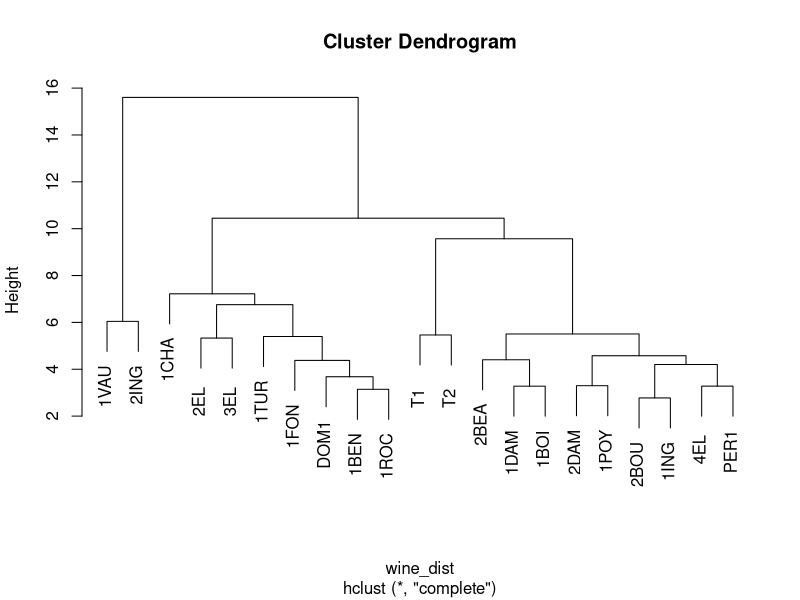
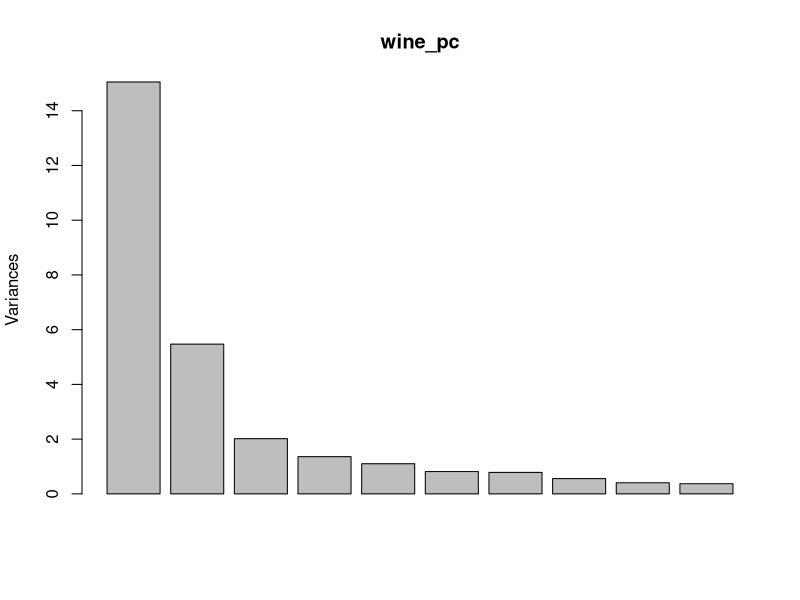
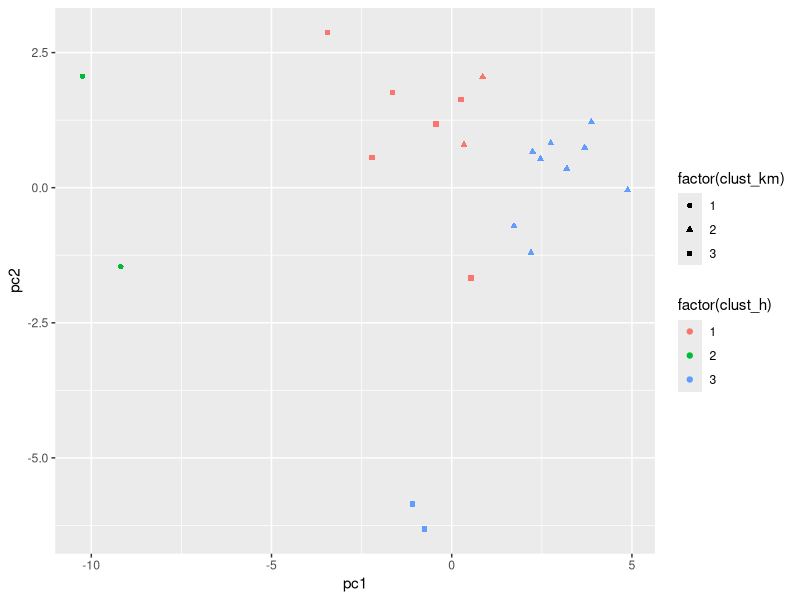

Source code (R) for these figures, in order:
library(tidyverse) # манипуляции с данными
library(FactoMineR) # отсюда возьмем набор данных wine

data(wine) # активируем набор данных wine
glimpse(wine) # смотрим на количество наблюдений...

# удаляем категориальные переменные:
wine_num <- select(wine, -Label, -Soil)

# отмасштабируем!
wine_scaled <- scale(wine_num)

# считаем расстояния между каждой парой наблюдений:
wine_dist <- dist(wine_scaled)
# строим дендрограмму
wine_hclust <- hclust(wine_dist)
plot(wine_hclust)
# вытащим 3 кластера с дерева:
clust <- cutree(wine_hclust, 3)
clust

# делаем кластеризацию k средних
set.seed(18)
wine_3clust <- kmeans(wine_scaled, 3)
wine_3clust
# вытащим 3 кластера от метода k-средних
clust_b <- wine_3clust$cluster
clust_b

# сравним кластеры
table(clust, clust_b)

# метод главных компонент: 
wine_pc <- prcomp(wine_scaled)
wine_pc
plot(wine_pc)

wine_ext <- mutate(wine_num, 
        pc1 = wine_pc$x[, 1],
        pc2 = wine_pc$x[, 2],
        clust_h = cutree(wine_hclust, 3),
        clust_km = wine_3clust$cluster)
glimpse(wine_ext)
qplot(data = wine_ext, 
      x = pc1, y = pc2,
      color = factor(clust_h),
      shape = factor(clust_km))
